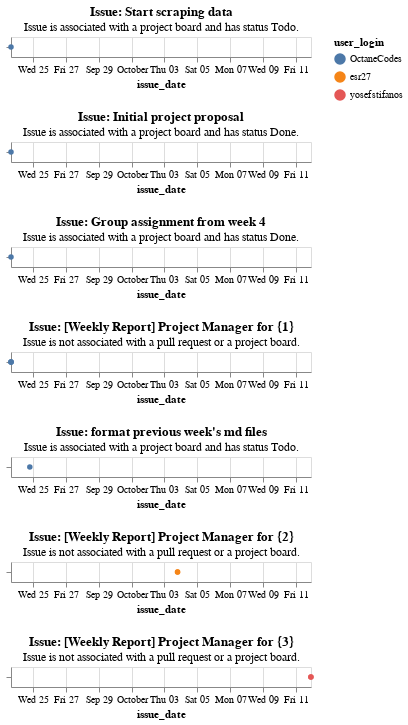

Notebook code cell kept with this figure:
### Markdown cell above
### Issues and Project Management Over Time

### Code cell
# Once again melt the issues dataframe from wide to long format so that we can have all the issue dates in one column called issue_date
melted_issues_df = issues_df.melt(id_vars=['user.login', 'title', 'state', 'body', 'html_url', 'assignee', 'assignees_logins', 'labels', 'milestone', 'draft', 'comments', 'state_reason', 'closed_by.login', 'reactions.total_count', 'issue_duration', 'issue_associated_with_pull_request', 'pull_request.url', 'issue_status_on_project_board'], value_vars=['created_at', 'updated_at', 'closed_at'], var_name='issue_date_type', value_name='issue_date')

# Rename columns for because Altair does not let us use '.' in the column names
melted_issues_df = melted_issues_df.rename(columns={
    'user.login': 'user_login', 
    'closed_by.login': 'closed_by_login'
})

# Sort the DataFrame by issue_date
melted_issues_df = melted_issues_df.sort_values(by='issue_date')

# Get the unique issue titles
issue_titles = melted_issues_df['title'].unique().tolist()

# Initialize an empty list to store the charts
charts = []
# Loop through each issue title to create a chart for the issue
for title in issue_titles:
    # Create a selection so that we can highlight the contributions of each group member
    selection = alt.selection_point(fields=['user_login'], bind='legend')
    
    # Filter the DataFrame for the current issue title
    subset_data = melted_issues_df[melted_issues_df['title'] == title]
    
    # Initialize a list to store subtitles for the chart
    subtitle = []
    
    # Check if the issue is associated with a pull request
    has_pr = subset_data[subset_data['issue_associated_with_pull_request'] == True]
    if not has_pr.empty:
        # If the issue is associated with a pull request, get the URL of the pull request and add it to the subtitle
        pr_url = subset_data['pull_request.url'].unique()[0]
        subtitle.append(f"Issue associated with a pull request ({pr_url}).")
    
    # Check if the issue is associated with a project board
    has_project_board = subset_data[subset_data['issue_status_on_project_board'].notna()]
    if not has_project_board.empty:
        # If the issue is associated with a project board, get the status of the issue on the project board and add it to the subtitle
        board_status = subset_data['issue_status_on_project_board'].unique()[0]
        subtitle.append(f"Issue is associated with a project board and has status {board_status}.")
    
    # If no subtitles were added, add a default message
    if not subtitle:
        subtitle = "Issue is not associated with a pull request or a project board."
    
    # Create a line chart for the current issue title
    chart = alt.Chart(subset_data).mark_line(point=True).encode(
        x='issue_date:T', # Use the issue date as the x-axis
        y=alt.Y('title', axis=alt.Axis(title=None, labels=False)), # Use the title as the y-axis and don't show the axis labels or title since we have the title in the chart title
        color='user_login:N', # Color the lines by the user login
        tooltip=[
            'user_login', 'closed_by_login', 'yearmonthdatehoursminutes(issue_date)', 'issue_date_type', 
            'title', 'body', 'state', 'assignee', 'assignees_logins', 'html_url'
        ], # Show the user login, closed by login, issue date, issue date type, title, body, state, assignee, assignees logins, and HTML URL in the tooltip
        opacity=alt.condition(selection, alt.value(1), alt.value(0.1)) # Set the opacity to 1 if the user login is selected and 0.1 if not
    ).add_params(selection).properties(
        # Set the title of the chart to be the issue title and the subtitle to be the subtitles we created
        title=alt.Title(f"Issue: {title}", subtitle=subtitle)
    )
    
    # Append the chart to the list of charts
    charts.append(chart)

# Concatenate all the charts vertically and resolve the x-scale to be shared
alt.vconcat(*charts).resolve_scale(x='shared')
